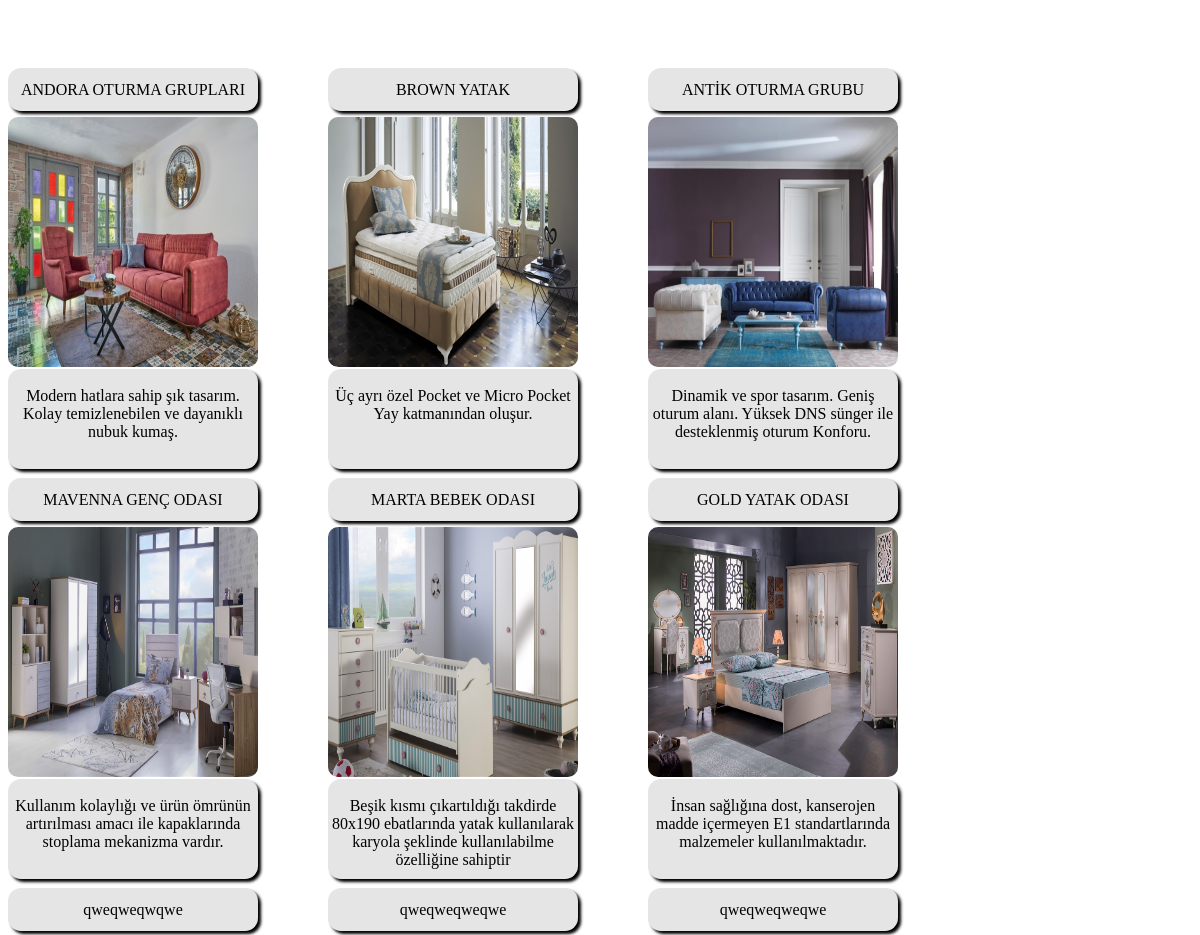
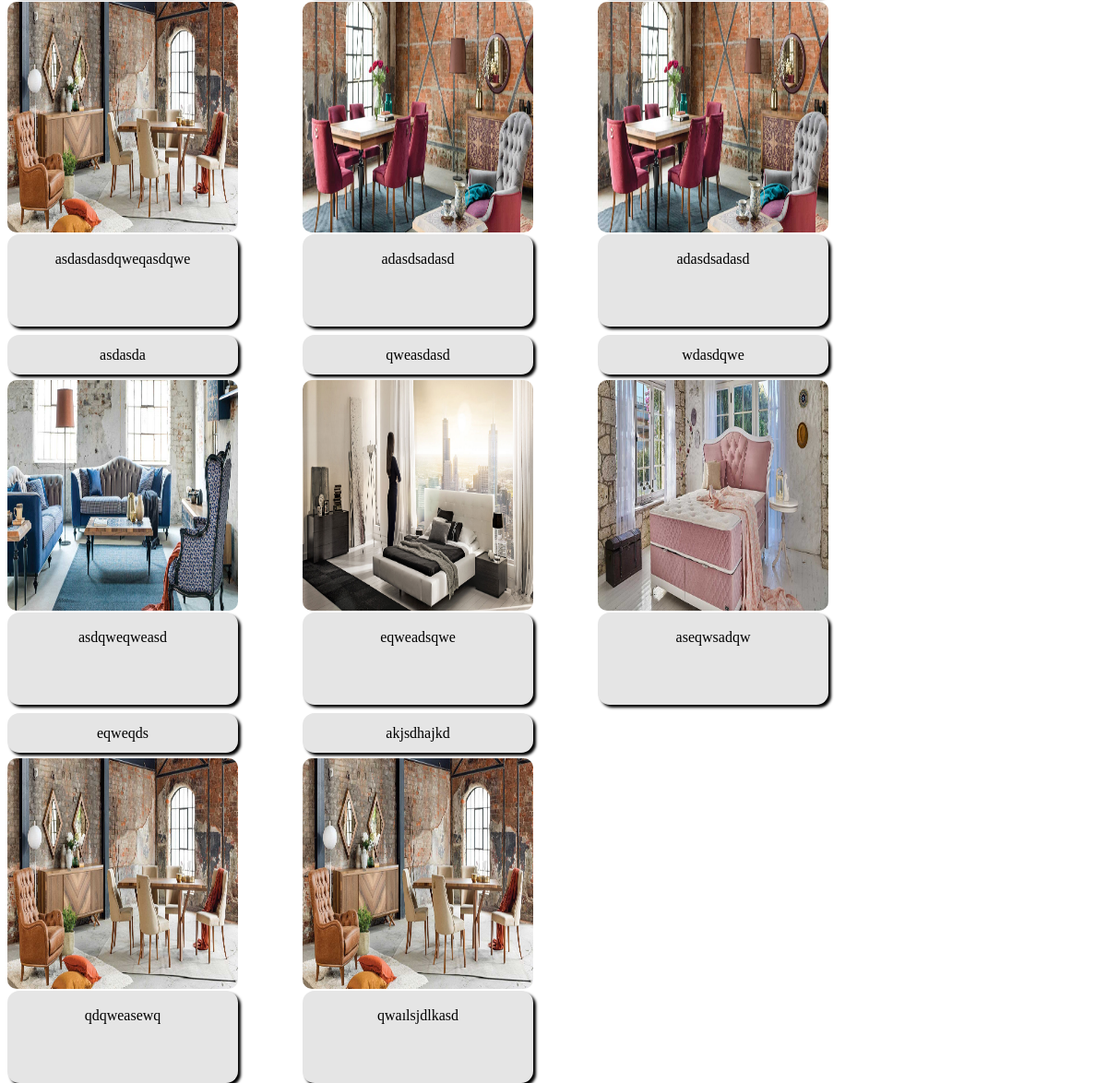
/urunler.php, run on the app's committed database (2 pictures, top to bottom).
### tables this page shows
CREATE TABLE IF NOT EXISTS `urun` (
  `ID` int(11) NOT NULL AUTO_INCREMENT,
  `ISIM` varchar(255) NOT NULL,
  `ACIKLAMA` text NOT NULL,
  `FOTOGRAF` varchar(255) NOT NULL,
  PRIMARY KEY (`ID`),
  KEY `ID` (`ID`)
);

### urunler.php (the view, shortened to what this page needs)
<!DOCTYPE html>
<html xmlns="http://www.w3.org/1999/xhtml">
    <head>
        <link rel="stylesheet" href="css/css_sablonu.css"/>
    </head>
    <body>
        <div class="urunler_sablon">
            <?php
            include 'include/connect.php';
            $sonuc = mysqli_query($link, "select * from urun");
            while ($kayit = mysqli_fetch_array($sonuc)) {
                ?>
            <div class="urun_foto_duzenleme">
                <div class="urun_ismi"><?php echo $kayit['ISIM'] ?></div>
                <div class="urun_alani"><img class="urun_alani" src="resimler/<?php echo $kayit['FOTOGRAF'] ?>"></div>
                <div class="urun_aciklamasi"><br><?php echo $kayit['ACIKLAMA'] ?></div>
            </div>
                <?php
            }
            ?>
        </div>
    </body>
</html>

### css/css_sablonu.css (style rules this page uses)
.urunler_sablon { width: 1100px; height: auto; float:left; margin-top: 50px; }
.urun_alani { width: 250px; height: 250px; max-height: 300px; max-width: 300px; float: left; margin-top:3px; border-radius: 10px; }
.urun_ismi { width: 250px; height: 30px; background: #e5e5e5; float: left; border-radius: 13px; text-align: center; box-shadow: 3px 3px 3px #000; padding-top: 13px; }
.urun_aciklamasi { width: 250px; height: 50px; float: left; background: #e5e5e5; border-radius: 13px; text-align: center; margin-top: 5px; box-shadow: 3px 3px 3px #000; padding-bottom: 50px; }
.urun_foto_duzenleme { width: 320px; height: 400px; float:left; margin-top: 10px; }

### data on the page
urun: ISIM "ANDORA OTURMA GRUPLARI", FOTOGRAF (picture), ACIKLAMA "Modern hatlara sahip şık tasarım. Kolay temizlenebilen ve dayanıklı nubuk kumaş."
urun: ISIM "BROWN YATAK", FOTOGRAF (picture), ACIKLAMA "Üç ayrı özel Pocket ve Micro Pocket Yay katmanından oluşur."
urun: ISIM "ANTİK OTURMA GRUBU", FOTOGRAF (picture), ACIKLAMA "Dinamik ve spor tasarım. Geniş oturum alanı. Yüksek DNS sünger ile desteklenmiş oturum Konforu."
urun: ISIM "MAVENNA GENÇ ODASI", FOTOGRAF (picture), ACIKLAMA "Kullanım kolaylığı ve ürün ömrünün artırılması amacı ile kapaklarında stoplama mekanizma vardır."
urun: ISIM "MARTA BEBEK ODASI", FOTOGRAF (picture), ACIKLAMA "Beşik kısmı çıkartıldığı takdirde 80x190 ebatlarında yatak kullanılarak karyola şeklinde kullanılabilme özelliğine sahiptir"
urun: ISIM "GOLD YATAK ODASI", FOTOGRAF (picture), ACIKLAMA "İnsan sağlığına dost, kanserojen madde içermeyen E1 standartlarında malzemeler kullanılmaktadır."
urun: ISIM "qweqweqwqwe", FOTOGRAF (picture), ACIKLAMA "asdasdasdqweqasdqwe"
urun: ISIM "qweqweqweqwe", FOTOGRAF (picture), ACIKLAMA "adasdsadasd"
urun: ISIM "qweqweqweqwe", FOTOGRAF (picture), ACIKLAMA "adasdsadasd"
urun: ISIM "asdasda", FOTOGRAF (picture), ACIKLAMA "asdqweqweasd"
urun: ISIM "qweasdasd", FOTOGRAF (picture), ACIKLAMA "eqweadsqwe"
urun: ISIM "wdasdqwe", FOTOGRAF (picture), ACIKLAMA "aseqwsadqw"
urun: ISIM "eqweqds", FOTOGRAF (picture), ACIKLAMA "qdqweasewq"
urun: ISIM "akjsdhajkd", FOTOGRAF (picture), ACIKLAMA "qwaılsjdlkasd"
